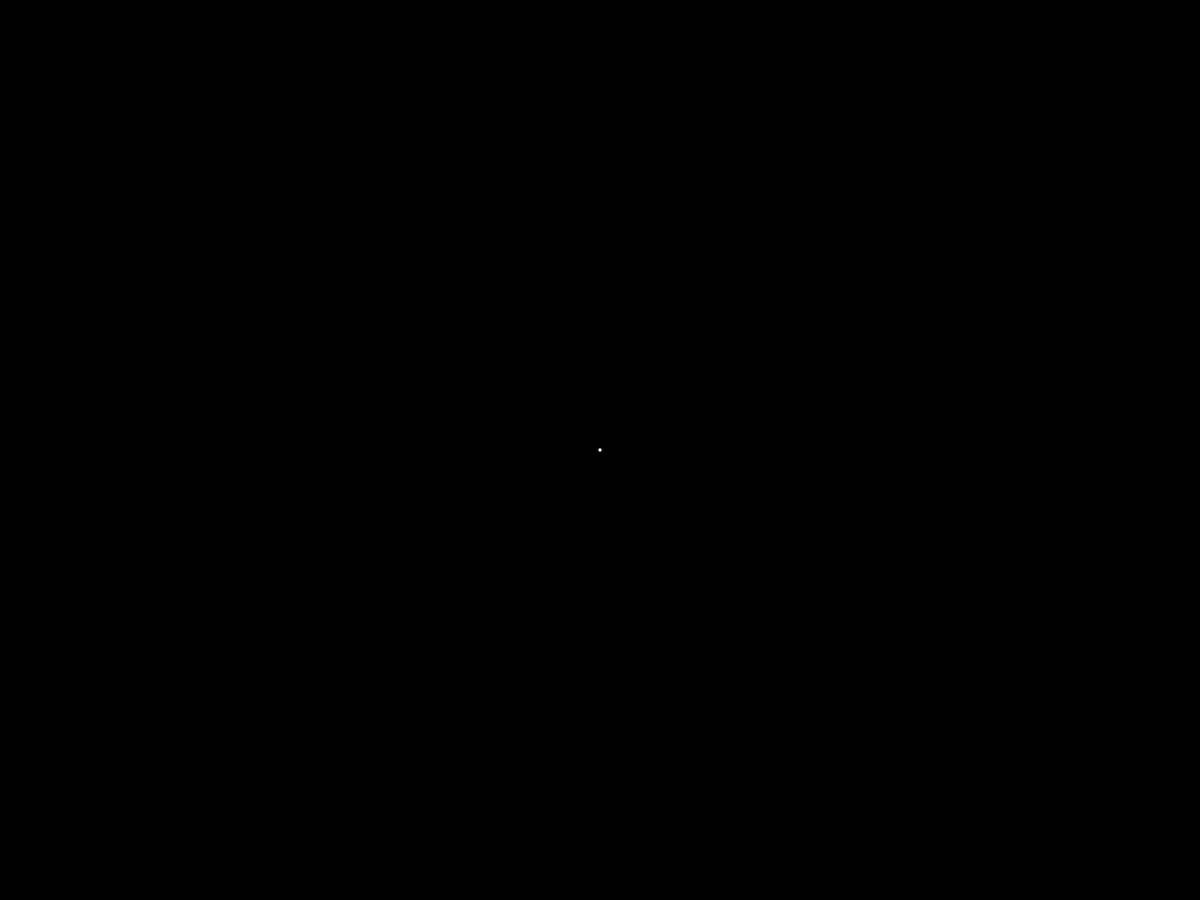
Frame 1 (no input)
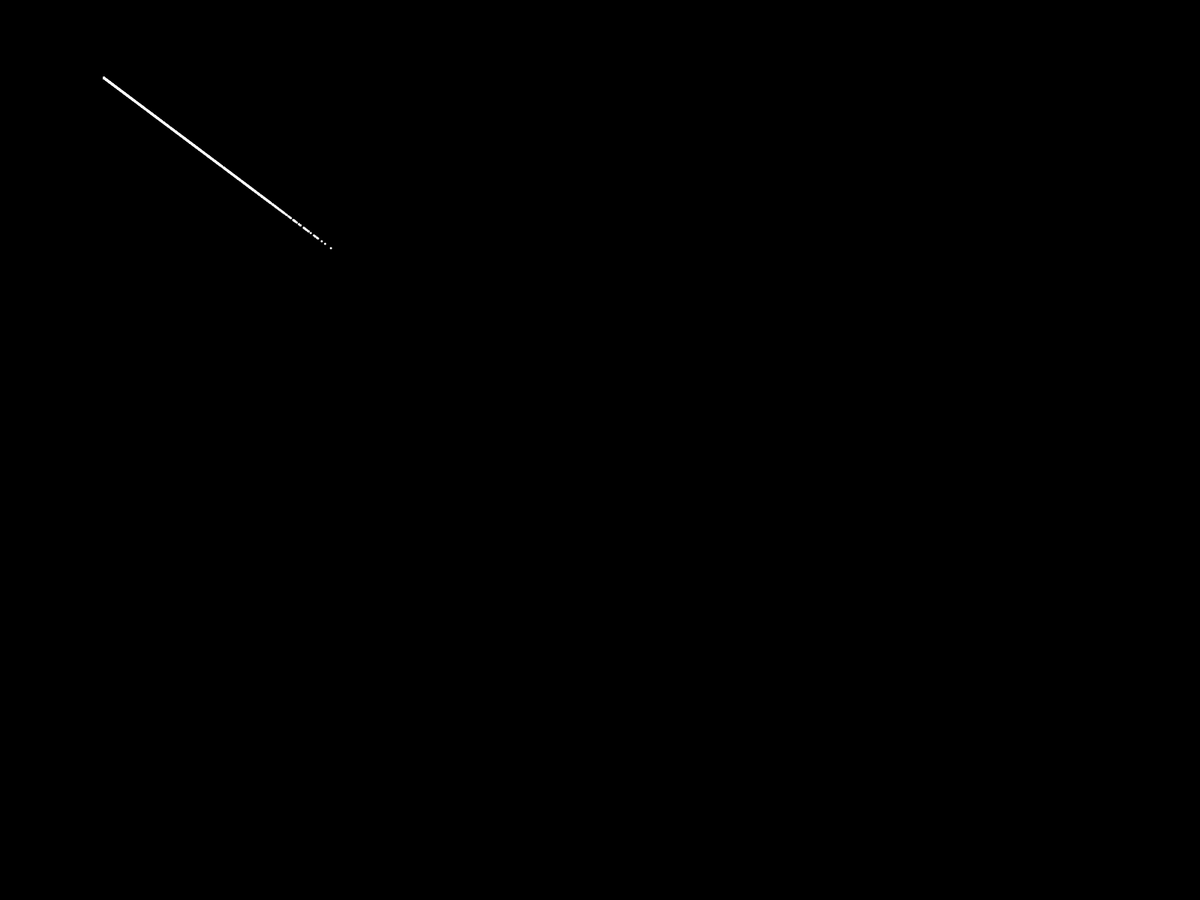
Frame 60 (the mouse pressed at the canvas centre just before this capture)
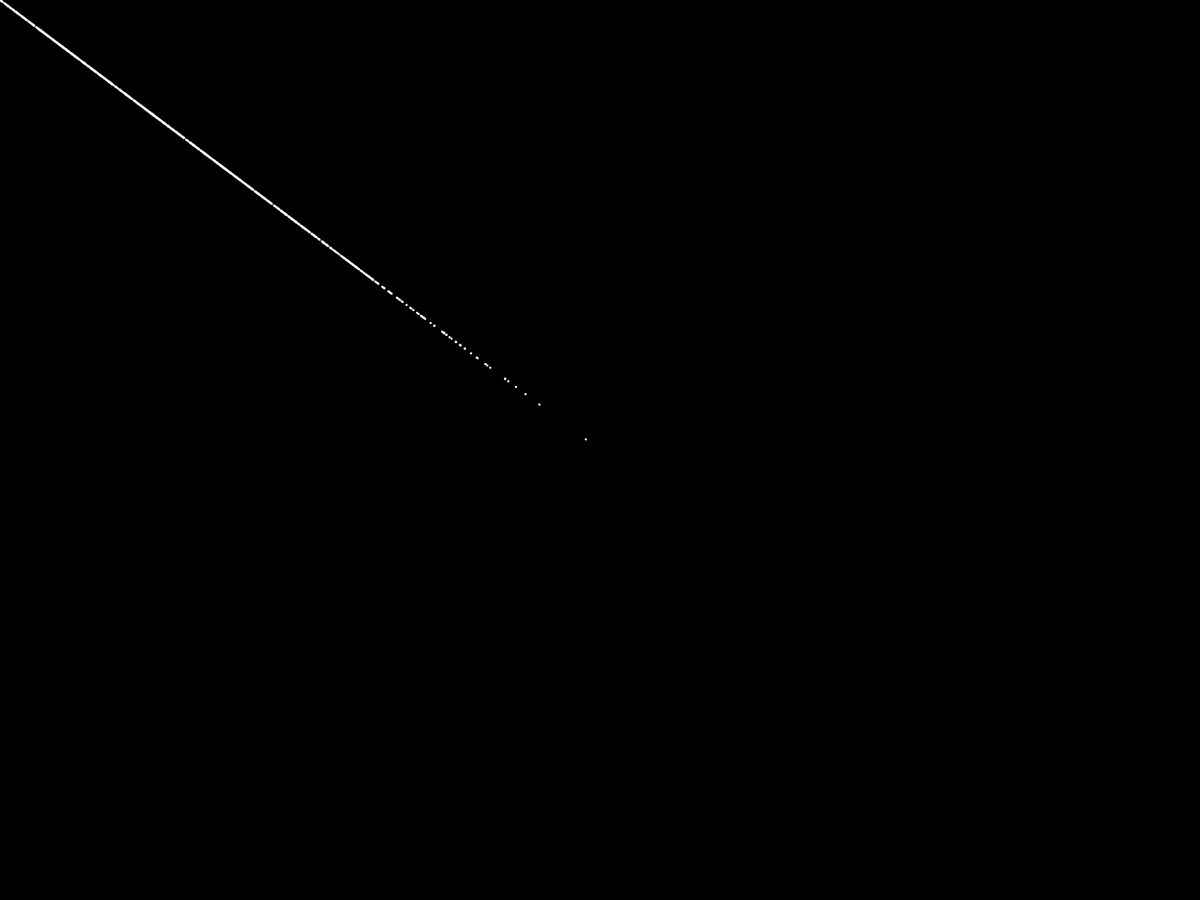
Frame 120 (the mouse held since frame 60 and released just before this capture)

The Processing sketch that drew these frames (run headless with seeded random() and noise(); from frame 60 on, the mouse is pressed at the canvas centre):

// Processing sketch: ParticleAttraction
// ── ParticleAttraction.pde
Ball[] balls;
int numBalls = 2000;

void setup() {
  //background(0);
  fullScreen();
  balls = new Ball[numBalls];
  for (int i = 0; i < balls.length; i++) {
    balls[i] = new Ball();
  }
}

void draw() {
  background(0);
  for (int i = 0; i < balls.length; i++) {
    balls[i].show();
    balls[i].update();
    //balls[i].bound();
  }
}

// ── ball.pde
class Ball {
  PVector pos;
  PVector vel;
  PVector acc;
  float r = 3;
  
 Ball() {
   pos = new PVector(width/2, height/2);
   vel = new PVector(0, 0);
   acc = new PVector(0, 0);
 }
 
  void show() {
    noStroke();
    fill(255);
    ellipse(pos.x, pos.y, r, r);
  }
 
 void update() {
   PVector mouse = new PVector(mouseX, mouseY);
   pos.add(vel);
   vel.add(acc);
   vel.limit(random(5, 500));
   mouse.sub(pos);
   mouse.setMag(.5);
   acc = mouse;
   
 }
 
 void bound() {
   if (pos.x < 0 || pos.x > width) {
    vel.x*=0;
    vel.y*=0;
   }
   else if (pos.y < 0 || pos.y > height) {
    vel.x*=0; 
    vel.y*=0;
   }
 }
}
